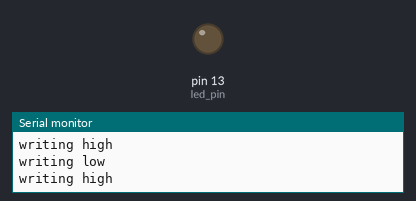
Recording of a sketch running on a simulated Arduino Uno, built with avr-gcc and run on an emulated ATmega328P. On the bench: output pins drawn as LEDs (lit = HIGH), the last lines printed to the serial monitor.

Above: at 2.0 s.
At 7.0 s:
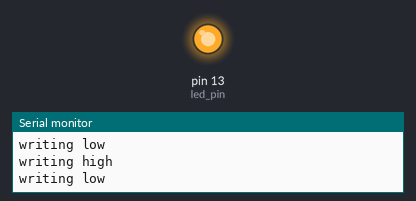
Timing chart, 0 to 9.8 s (numbered marks = the images above):
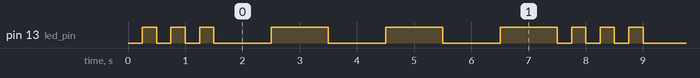

Measured:
- by itself, pin 13 (led_pin): repeats every 7.5 s: 2 × (LOW 0.25 s, HIGH 0.25 s), 3 × (LOW 1.0 s, HIGH 1.0 s), LOW 0.25 s, HIGH 0.25 s
- by itself, everything shown: repeats every 7.5 s, in 12 steps

The sketch:

SOS.ino
```cpp
// flashes a LED in a 3dots-3dashes-3dots oattern
const int led_pin = 13;

void setup() {
  // set the digital pin as output:
  pinMode(led_pin, OUTPUT);
  Serial.begin(9600);
}

void loop()
{
  // write the 'S'.
  digitalWrite(led_pin, LOW);
  delay(250);
  Serial.println("writing low");
  digitalWrite(led_pin, HIGH);
  delay(250);
  Serial.println("writing high");
  digitalWrite(led_pin, LOW);
  delay(250);
  Serial.println("writing low");
  digitalWrite(led_pin, HIGH);
  delay(250);
  Serial.println("writing high");
  digitalWrite(led_pin, LOW);
  delay(250);
  Serial.println("writing low");
  digitalWrite(led_pin, HIGH);
  delay(250);
  Serial.println("writing high");
  // wite the 'O'
  digitalWrite(led_pin, LOW);
  delay(1000);
  Serial.println("writing low");
  digitalWrite(led_pin, HIGH);
  delay(1000);
  Serial.println("writing high");
  digitalWrite(led_pin, LOW);
  delay(1000);
  Serial.println("writing low");
  digitalWrite(led_pin, HIGH);
  delay(1000);
  Serial.println("writing high");
  digitalWrite(led_pin, LOW);
  delay(1000);
  Serial.println("writing low");
  digitalWrite(led_pin, HIGH);
  delay(1000);
  Serial.println("writing high");
}
```
